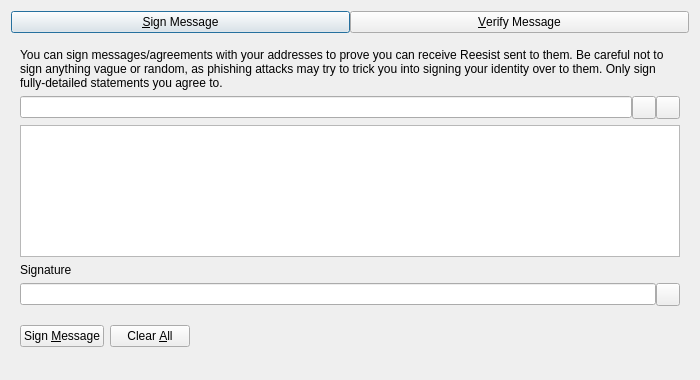
<?xml version="1.0" encoding="UTF-8"?>
<ui version="4.0">
 <class>SignVerifyMessageDialog</class>
 <widget class="QDialog" name="SignVerifyMessageDialog">
  <property name="geometry">
   <rect>
    <x>0</x>
    <y>0</y>
    <width>700</width>
    <height>380</height>
   </rect>
  </property>
  <property name="windowTitle">
   <string>Signatures - Sign / Verify a Message</string>
  </property>
  <property name="modal">
   <bool>true</bool>
  </property>
  <layout class="QVBoxLayout" name="verticalLayout">
   <item>
    <layout class="QHBoxLayout" name="horizontalLayout_Buttons_2">
     <property name="spacing">
      <number>0</number>
     </property>
     <property name="topMargin">
      <number>0</number>
     </property>
     <item>
      <widget class="QPushButton" name="btnSignMessage">
       <property name="text">
        <string>&amp;Sign Message</string>
       </property>
       <property name="checkable">
        <bool>true</bool>
       </property>
      </widget>
     </item>
     <item>
      <widget class="QPushButton" name="btnVerifyMessage">
       <property name="text">
        <string>&amp;Verify Message</string>
       </property>
       <property name="checkable">
        <bool>true</bool>
       </property>
      </widget>
     </item>
    </layout>
   </item>
   <item>
    <widget class="QStackedWidget" name="stackedWidgetSig">
     <property name="minimumSize">
      <size>
       <width>0</width>
       <height>0</height>
      </size>
     </property>
     <property name="currentIndex">
      <number>0</number>
     </property>
     <widget class="QWidget" name="pageSignMessage">
      <layout class="QVBoxLayout" name="verticalLayout_SM">
       <item>
        <widget class="QLabel" name="infoLabel_SM">
         <property name="text">
          <string>You can sign messages/agreements with your addresses to prove you can receive Reesist sent to them. Be careful not to sign anything vague or random, as phishing attacks may try to trick you into signing your identity over to them. Only sign fully-detailed statements you agree to.</string>
         </property>
         <property name="textFormat">
          <enum>Qt::PlainText</enum>
         </property>
         <property name="wordWrap">
          <bool>true</bool>
         </property>
        </widget>
       </item>
       <item>
        <layout class="QHBoxLayout" name="horizontalLayout_1_SM">
         <property name="spacing">
          <number>0</number>
         </property>
         <item>
          <widget class="QValidatedLineEdit" name="addressIn_SM">
           <property name="toolTip">
            <string>The Reesist address to sign the message with</string>
           </property>
          </widget>
         </item>
         <item>
          <widget class="QToolButton" name="addressBookButton_SM">
           <property name="toolTip">
            <string>Choose previously used address</string>
           </property>
           <property name="text">
            <string/>
           </property>
           <property name="shortcut">
            <string>Alt+A</string>
           </property>
          </widget>
         </item>
         <item>
          <widget class="QToolButton" name="pasteButton_SM">
           <property name="toolTip">
            <string>Paste address from clipboard</string>
           </property>
           <property name="text">
            <string/>
           </property>
           <property name="shortcut">
            <string>Alt+P</string>
           </property>
          </widget>
         </item>
        </layout>
       </item>
       <item>
        <widget class="QPlainTextEdit" name="messageIn_SM">
         <property name="toolTip">
          <string>Enter the message you want to sign here</string>
         </property>
        </widget>
       </item>
       <item>
        <widget class="QLabel" name="signatureLabel_SM">
         <property name="text">
          <string>Signature</string>
         </property>
         <property name="textFormat">
          <enum>Qt::PlainText</enum>
         </property>
        </widget>
       </item>
       <item>
        <layout class="QHBoxLayout" name="horizontalLayout_2_SM">
         <property name="spacing">
          <number>0</number>
         </property>
         <item>
          <widget class="QLineEdit" name="signatureOut_SM">
           <property name="readOnly">
            <bool>true</bool>
           </property>
          </widget>
         </item>
         <item>
          <widget class="QToolButton" name="copySignatureButton_SM">
           <property name="toolTip">
            <string>Copy the current signature to the system clipboard</string>
           </property>
           <property name="text">
            <string/>
           </property>
          </widget>
         </item>
        </layout>
       </item>
       <item>
        <layout class="QHBoxLayout" name="horizontalLayout_3_SM">
         <item>
          <widget class="QPushButton" name="signMessageButton_SM">
           <property name="toolTip">
            <string>Sign the message to prove you own this Reesist address</string>
           </property>
           <property name="text">
            <string>Sign &amp;Message</string>
           </property>
           <property name="autoDefault">
            <bool>false</bool>
           </property>
          </widget>
         </item>
         <item>
          <widget class="QPushButton" name="clearButton_SM">
           <property name="toolTip">
            <string>Reset all sign message fields</string>
           </property>
           <property name="text">
            <string>Clear &amp;All</string>
           </property>
           <property name="autoDefault">
            <bool>false</bool>
           </property>
          </widget>
         </item>
         <item>
          <spacer name="horizontalSpacer_1_SM">
           <property name="orientation">
            <enum>Qt::Horizontal</enum>
           </property>
           <property name="sizeHint" stdset="0">
            <size>
             <width>40</width>
             <height>48</height>
            </size>
           </property>
          </spacer>
         </item>
         <item>
          <widget class="QLabel" name="statusLabel_SM">
           <property name="text">
            <string/>
           </property>
           <property name="wordWrap">
            <bool>true</bool>
           </property>
          </widget>
         </item>
         <item>
          <spacer name="horizontalSpacer_2_SM">
           <property name="orientation">
            <enum>Qt::Horizontal</enum>
           </property>
           <property name="sizeHint" stdset="0">
            <size>
             <width>40</width>
             <height>48</height>
            </size>
           </property>
          </spacer>
         </item>
        </layout>
       </item>
      </layout>
     </widget>
     <widget class="QWidget" name="pageVerifyMessage">
      <layout class="QVBoxLayout" name="verticalLayout_VM">
       <item>
        <widget class="QLabel" name="infoLabel_VM">
         <property name="text">
          <string>Enter the receiver's address, message (ensure you copy line breaks, spaces, tabs, etc. exactly) and signature below to verify the message. Be careful not to read more into the signature than what is in the signed message itself, to avoid being tricked by a man-in-the-middle attack. Note that this only proves the signing party receives with the address, it cannot prove sendership of any transaction!</string>
         </property>
         <property name="textFormat">
          <enum>Qt::PlainText</enum>
         </property>
         <property name="alignment">
          <set>Qt::AlignLeading|Qt::AlignLeft|Qt::AlignTop</set>
         </property>
         <property name="wordWrap">
          <bool>true</bool>
         </property>
        </widget>
       </item>
       <item>
        <layout class="QHBoxLayout" name="horizontalLayout_1_VM">
         <property name="spacing">
          <number>0</number>
         </property>
         <item>
          <widget class="QValidatedLineEdit" name="addressIn_VM">
           <property name="toolTip">
            <string>The Reesist address the message was signed with</string>
           </property>
          </widget>
         </item>
         <item>
          <widget class="QToolButton" name="addressBookButton_VM">
           <property name="toolTip">
            <string>Choose previously used address</string>
           </property>
           <property name="text">
            <string/>
           </property>
           <property name="shortcut">
            <string>Alt+A</string>
           </property>
          </widget>
         </item>
        </layout>
       </item>
       <item>
        <widget class="QPlainTextEdit" name="messageIn_VM"/>
       </item>
       <item>
        <widget class="QValidatedLineEdit" name="signatureIn_VM"/>
       </item>
       <item>
        <layout class="QHBoxLayout" name="horizontalLayout_2_VM">
         <item>
          <widget class="QPushButton" name="verifyMessageButton_VM">
           <property name="toolTip">
            <string>Verify the message to ensure it was signed with the specified Reesist address</string>
           </property>
           <property name="text">
            <string>Verify &amp;Message</string>
           </property>
           <property name="autoDefault">
            <bool>false</bool>
           </property>
          </widget>
         </item>
         <item>
          <widget class="QPushButton" name="clearButton_VM">
           <property name="toolTip">
            <string>Reset all verify message fields</string>
           </property>
           <property name="text">
            <string>Clear &amp;All</string>
           </property>
           <property name="autoDefault">
            <bool>false</bool>
           </property>
          </widget>
         </item>
         <item>
          <spacer name="horizontalSpacer_1_VM">
           <property name="orientation">
            <enum>Qt::Horizontal</enum>
           </property>
           <property name="sizeHint" stdset="0">
            <size>
             <width>40</width>
             <height>48</height>
            </size>
           </property>
          </spacer>
         </item>
         <item>
          <widget class="QLabel" name="statusLabel_VM">
           <property name="text">
            <string/>
           </property>
           <property name="wordWrap">
            <bool>true</bool>
           </property>
          </widget>
         </item>
         <item>
          <spacer name="horizontalSpacer_2_VM">
           <property name="orientation">
            <enum>Qt::Horizontal</enum>
           </property>
           <property name="sizeHint" stdset="0">
            <size>
             <width>40</width>
             <height>48</height>
            </size>
           </property>
          </spacer>
         </item>
        </layout>
       </item>
      </layout>
     </widget>
    </widget>
   </item>
  </layout>
 </widget>
 <customwidgets>
  <customwidget>
   <class>QValidatedLineEdit</class>
   <extends>QLineEdit</extends>
   <header>qt/qvalidatedlineedit.h</header>
  </customwidget>
 </customwidgets>
 <resources>
  <include location="../reesist.qrc"/>
 </resources>
 <connections/>
</ui>
